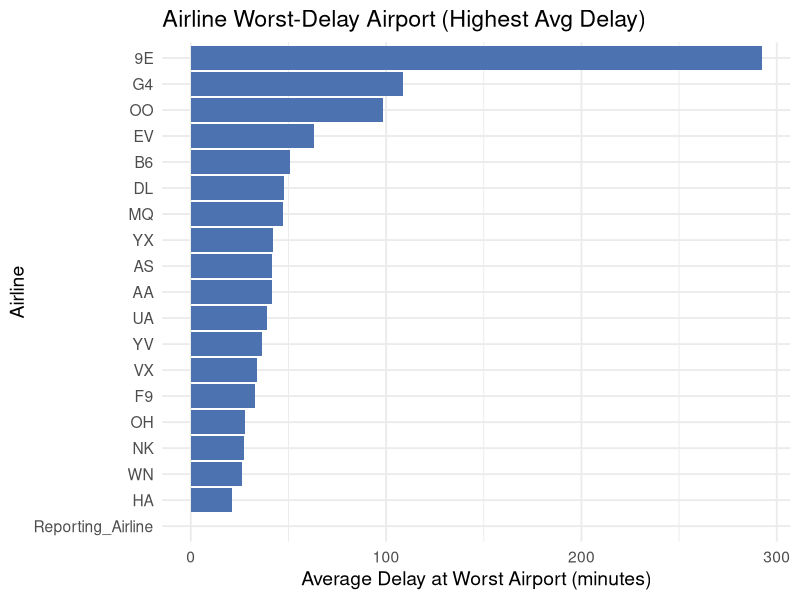

Recreate this plot in R.
## ---- chunk 1
library(tidyverse)
q5 <- read_csv("data/Question 5 output.csv")
q5
## ---- chunk 2
q5 %>%
ggplot(aes(x = reorder(airline, avg_delay), y = avg_delay)) +
geom_col(fill = "#4C72B0") +
coord_flip() +
labs(
title = "Airline Worst-Delay Airport (Highest Avg Delay)",
x = "Airline",
y = "Average Delay at Worst Airport (minutes)"
) +
theme_minimal(base_size = 14)
